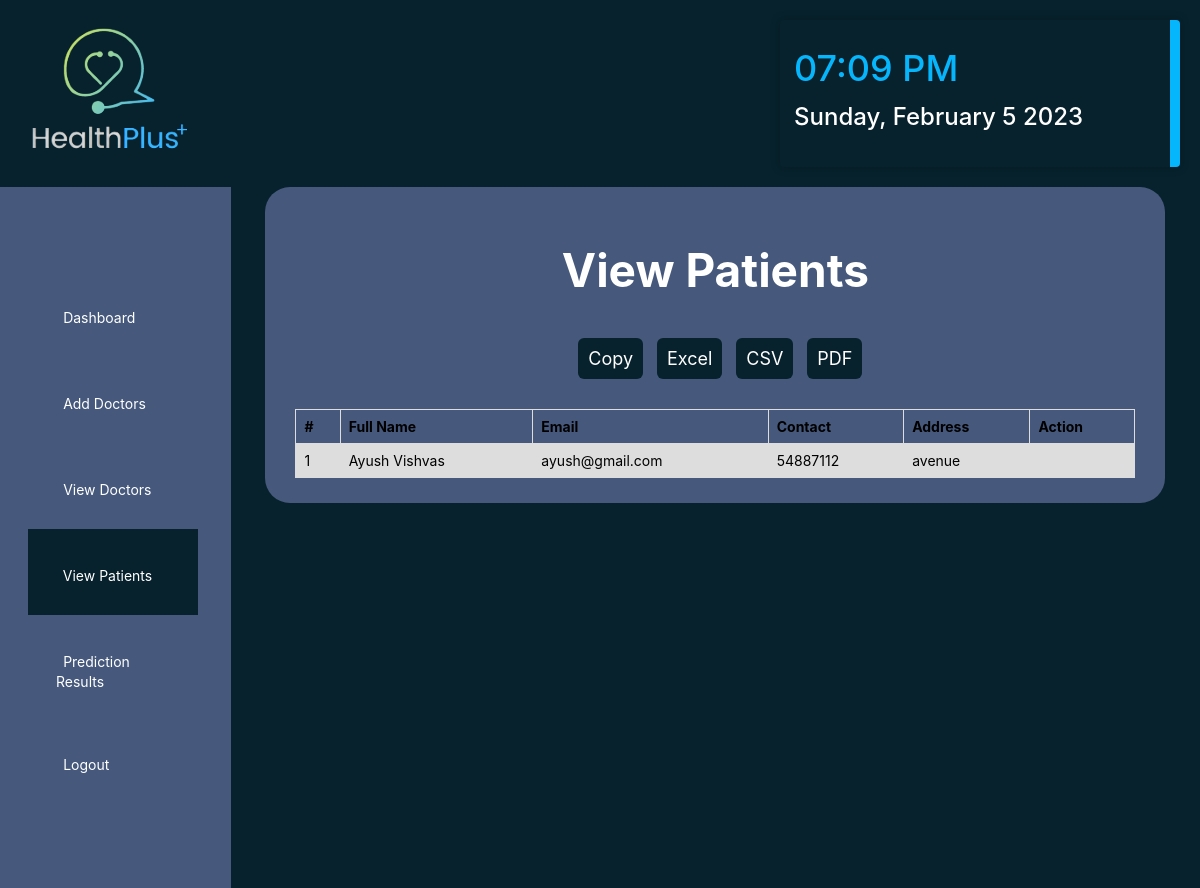
The page /admin_view_patient (signed in) on the database as committed earlier.
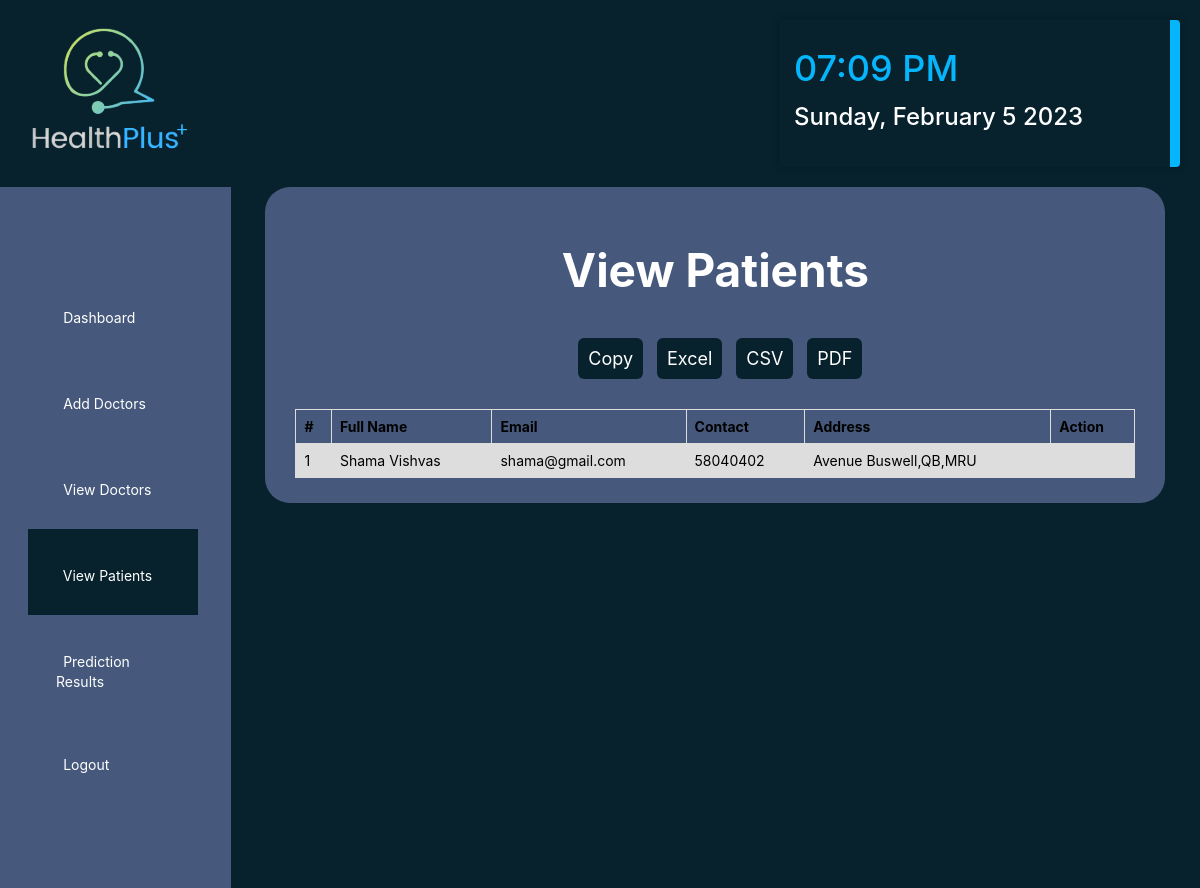
The same page on the database as committed later.
### healthApp/models.py (models this page shows, shortened)
class Patient(models.Model):
    user = models.OneToOneField(User, on_delete=models.CASCADE, null=True)
    contact = models.CharField(max_length=100, null=True)
    dob = models.DateField(null=True)
    address = models.CharField(max_length=100, null=True)
    image = models.ImageField(upload_to='media/', null=True, blank=True)

### healthApp/views.py (the view)
# urls.py: path('admin_view_patient', views.AdminViewPatientPage,
@login_required(login_url="login")
def AdminViewPatientPage(request):
    patients = Patient.objects.all()
    patient_dict = {'patients': patients}
    return render(request, 'Admin_ViewPatient.html', patient_dict)

### templates/Admin_ViewPatient.html (shortened to what this page needs)
<!DOCTYPE html>
<html lang="en">
    {% load static %}
    <head>
        <link rel="stylesheet" href="{% static 'css/styles.css' %}" type="text/css" media="all">
        <link rel="stylesheet" href="https://unicons.iconscout.com/release/v4.0.0/css/line.css">
        <link rel="stylesheet" href="https://cdnjs.cloudflare.com/ajax/libs/font-awesome/6.0.0-beta3/css/all.min.css"
 />
    </head>
    <body>
        <header class="row">
            <a href="{% url 'welcome' %}">
                <img src="{% static 'Images/Logo.png' %}" alt="">
            </a>
            <div class="dateTime">
                <div class="time"></div>
                <div class="date"></div>
            </div>
        </header>
        <div class="wrapper">
            <div class="sidebar">
                <ul>
                    <li><a href="{% url 'admin_dashboard' %}">
                            Dashboard</a></a></li>
                    <li><a href="{% url 'admin_add_doctor' %}"></i>Add Doctors</a></li>
                    <li><a href="{% url 'admin_view_doctor' %}"></i>View Doctors</a></li>
                    <li class="is-active"><a href="{% url 'admin_view_patient' %}"></i>View
                            Patients</a></li>
                    <li><a href="{% url 'admin_view_prediction' %}">Prediction Results</a>
                    </li>
                    <li><a href="{% url 'logout_user' %}">Logout</a></li>
                </ul>
            </div>
            <div class="historyContainer">
                <h1>
                    View Patients
                </h1>
                <div class="buttons">
                    <a href="#"><input type="submit" value="Copy"></a>
                    <a href="#"><input type="submit" value="Excel"></a>
                    <a href="#"><input type="submit" value="CSV"></a>
                    <a href="#"><input type="submit" value="PDF"></a>
                </div>
                <table>
                    <tr>
                        <th>#</th>
                        <th>Full Name</th>
                        <th>Email</th>
                        <th>Contact</th>
                        <th>Address</th>
                        <th>Action</th>
                    </tr>
                    {% for i in patients%}
                    <tr>
                        <td>{{forloop.counter}}</td>
                        <td>{{i.user.first_name}} {{i.user.last_name}}</td>
                        <td>{{i.user.email}}</td>
                        <td>{{i.contact}}</td>
                        <td>{{i.address}}</td>
                        <td>
                        </td>
                    </tr>
                    {% endfor %}
                </table>
            </div>
        </div>
    </body>
</html>

### healthApp/static/CSS/Styles.css (style rules this page uses)
* { margin: 0; padding: 0; -webkit-box-sizing: border-box; box-sizing: border-box; list-style: none; font-family: "Inter", sans-serif; font-size: 14px; }
body { overflow-x: hidden; background: #07222d; }
.row { padding: 20px; max-width: 1900px; margin: 0 auto; display: grid; grid-template-columns: 1fr 21fr 1fr 2fr; justify-items: center; }
.dateTime { font-size: 12px; padding: 14px; color: #ffffff; background: #07222d; box-shadow: 0 0 10px rgba(0, 0, 0, 0.25); border-radius: 4px; border-right: 10px #06b6fd solid; width: 400px; font-weight: 500; font-family: "Inter", sans-serif; }
.time { font-size: 3em; color: #06b6fd; margin-top: 12px; }
.date { margin-top: 12px; font-size: 2em; }
.wrapper { display: flex; position: relative; }
.wrapper .sidebar { flex: -1 -1 0; max-width: 300px; padding: 6rem 3rem; background-color: #46597c; }
.wrapper .sidebar ul li { margin: 0 -1rem; }
.wrapper .sidebar ul li a { display: block; padding: 2em; color: #ffffff; text-decoration: none; transition: 0.2s linear; }
.wrapper .sidebar ul li:hover, .wrapper .sidebar ul li.is-active { background: #07222d; border-right: 5px solid #46597c; }
.historyContainer { margin: 0 auto; max-width: 900px; width: 100%; padding: 25px 30px; border-radius: 25px; background: #46597c; height: 50%; }
.historyContainer > h1 { font-size: 46px; margin: 30px; text-align: center; color: #ffffff; }
.buttons { text-align: center; }
.buttons input { padding: 10px; font-size: 18px; margin-top: 10px; margin-left: 10px; outline: none; color: #fff; border: none; background: #07222d; border-radius: 6px; }
table { border-collapse: collapse; width: 100%; margin-top: 30px; }
td, th { border: 1px solid #dddddd; text-align: left; padding: 8px; }
td { background-color: #dddddd; }

Rows that differ between the two databases and show on the page:
removed Patient: user.first_name "Ayush", user.last_name "Vishvas", user.email "ayush@gmail.com", contact "54887112", address "avenue"
added Patient: user.first_name "Shama", user.last_name "Vishvas", user.email "shama@gmail.com", contact "58040402", address "Avenue Buswell,QB,MRU"
